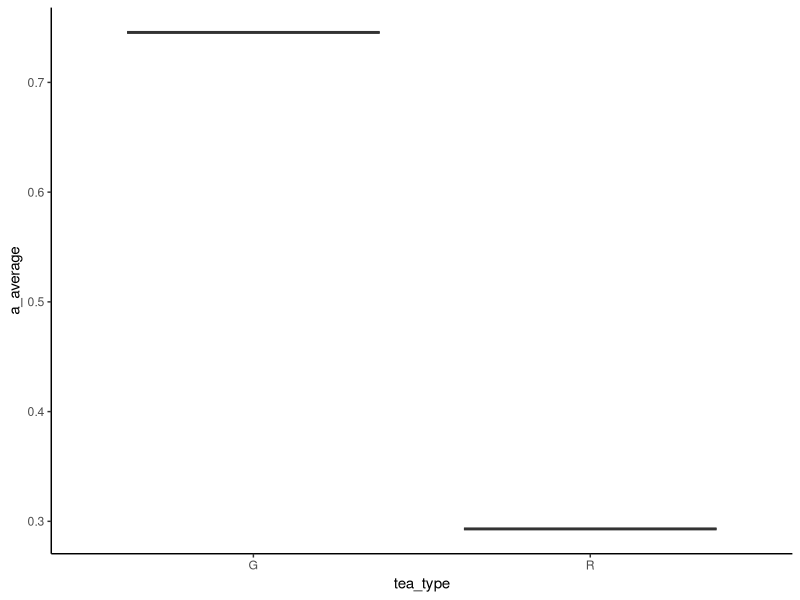
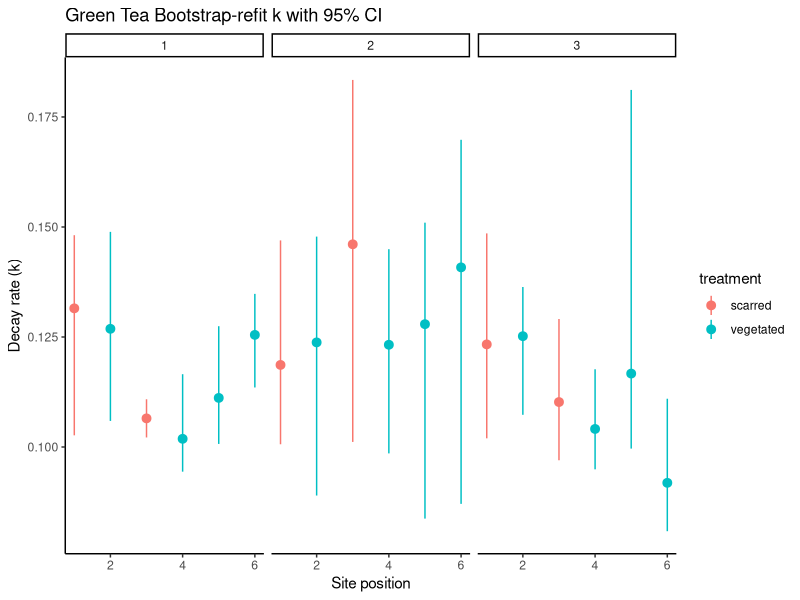
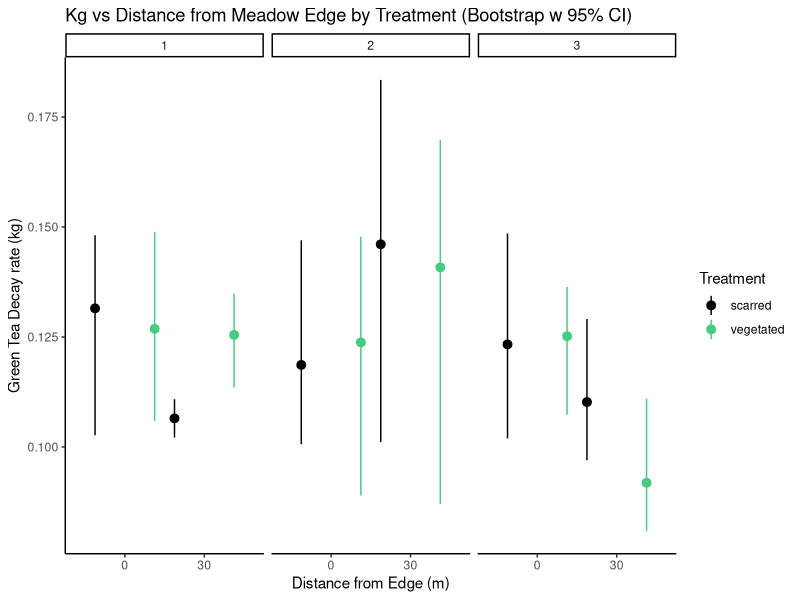
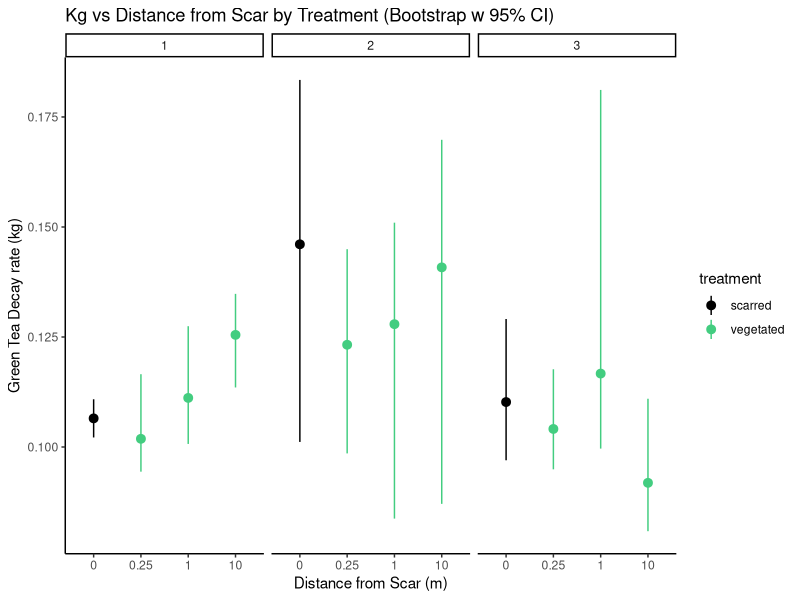
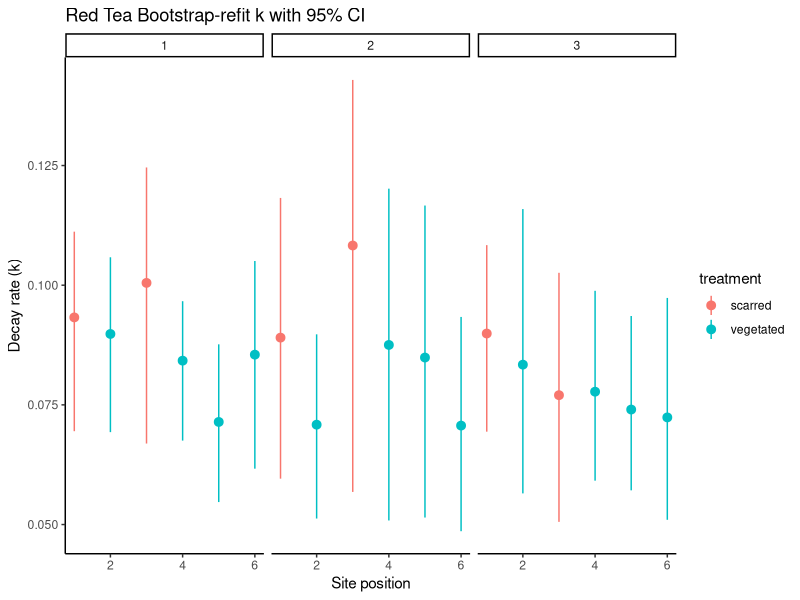
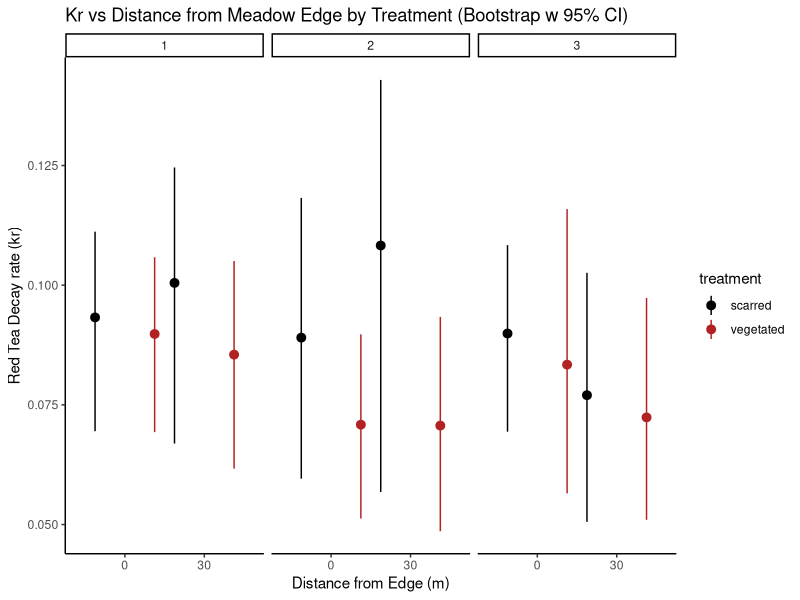
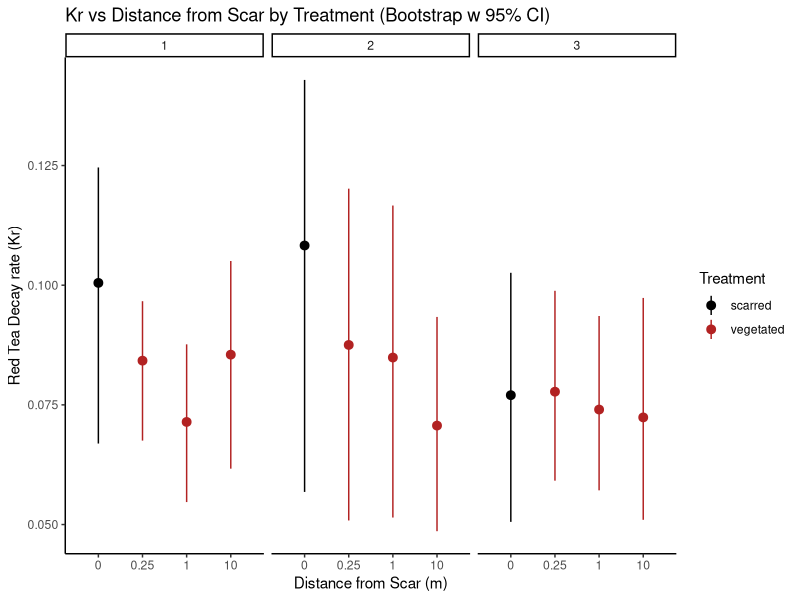

These figures' R source, in order:
#Bootstrapping decomp data
library(dplyr)
library(minpack.lm)
library(ggplot2)
library(purrr)

#Set working directory 
setwd("C:/Users/maddy/OneDrive/Grad Classes/Zoology 800/Zoology800_Final_Project")


#PSD25 Decomposition values
decomp <- read.csv("PSD25_decomposition.csv", header = TRUE)

# Read in site data to group by other variables in site dataframe
site_data <- read.csv("PSD25_site_data.csv")

#Create column for remaining tea only - no bag weight included (0.21g)
decomp <- decomp %>%
  mutate(final_tea_dw_g = final_tb_dw_g - empty_bag_weight_g)

# calculate se and mean for tea_decomp
se <- function(x) sd(x, na.rm = TRUE) / sqrt(length((x)))

#Join in site data to decomp df
decomp <- decomp %>%
  left_join(site_data %>% select(site_id, treatment, 
                                 distance_from_scar_m, distance_from_edge_m), 
            by = "site_id")

#create column for mass fraction/proportion at each time point
decomp <- decomp %>%
  mutate(tea_dw_proportion = final_tea_dw_g/initial_tea_dw_g)

#Find decomposable fraction using t7 mass (where the curve starts to 
#level out in all plots). This fraction represents 
#the portion of tea that is labile and easily decomposable

decomp_a_value <- decomp %>%
  filter(time_interval_wks == "t7") %>%
  mutate(a = (1 - tea_dw_proportion))

#Create average a value for each tea type to use in equation
decomp_a_value <- decomp_a_value %>%
  group_by(tea_type) %>%
  summarise(a_average = mean(a, na.rm = TRUE), .groups = "drop")

#join average a values back into decomp df
decomp <- decomp %>%
  left_join(decomp_a_value %>% select(tea_type, a_average), 
            by = c("tea_type"))

#Visualize distribution of a values by tea type 
decomp_a_value %>%
  ggplot(aes(tea_type, a_average)) +
  geom_boxplot() +
  theme_classic()
#A values are very tight by tea type, not a lot of variation. For now use a single
#a value in formulas per tea type (might change at 6 month point)

#Filter for green tea data only 
green_model_data <- decomp %>%
  filter(tea_type == "G")

#Remove single row with tea bag note that says "do not use" due to tea 
#loss during cleaning
green_model_data <- subset(green_model_data, sample_ID != "PSD25_S1.2_t7_B_G")


#Create function to fit k to green tea
fit_k_once <- function(df) {
  df <- df %>% filter(!is.na(tea_dw_proportion))
  if (nrow(df) < 3) return(NA_real_) #requires at least 3 mass loss values to calculate k 
  a_val <- unique(df$a_average) #pulling labile portion (a) for green tea 
  if (length(a_val) != 1) return(NA_real_)
  fit <- tryCatch( #fit k using mass loss values at each timepoint plus a to account for labile proportion
    nlsLM(
      tea_dw_proportion ~ a_val * exp(-k * total_deployment_time_days) + (1 - a_val),
      data = df,
      start = list(k = 0.1),
      lower = 0,
      control = nls.lm.control(maxiter = 200)
    ),
    error = function(e) NULL
  )
  if (is.null(fit)) return(NA_real_) #return na rather than crashing if fit can't be calculated
  coef(fit)[["k"]]
}

#Run bootstrap for various green tea proportion dw grouped by site*site_position 
#to get a range of kg values
set.seed(123)
n_boot <- 1000

green_k_boot_refit <- green_model_data %>%
  group_by(site, site_position) %>%
  group_modify(~ {
    df <- .x
    n <- nrow(df)
    tibble(
      k_boot = replicate(n_boot, {
        df_boot <- df[sample(seq_len(n), replace = TRUE), ]
        fit_k_once(df_boot)
      })
    )
  }) %>%
  ungroup()


#group kg values by site*site position and find kg mean, sd, and CI's
green_k_boot_summary <- green_k_boot_refit %>%
  group_by(site, site_position) %>%
  summarise(
    k_mean = mean(k_boot, na.rm = TRUE),
    k_sd   = sd(k_boot, na.rm = TRUE),
    k_lwr  = quantile(k_boot, 0.025, na.rm = TRUE),
    k_upr  = quantile(k_boot, 0.975, na.rm = TRUE),
    n_fail = sum(is.na(k_boot)),
    .groups = "drop"
  )
green_k_boot_summary

#Join in site data
green_k_boot_summary <- green_k_boot_summary %>%
  left_join(site_data %>% select(site, site_position, treatment, distance_from_edge_m,
                                 distance_from_scar_m),
            by = c("site", "site_position"))

green_k_boot_refit <- green_k_boot_refit %>%
  left_join(site_data %>% select(site, site_position, treatment, distance_from_edge_m,
                                 distance_from_scar_m),
            by = c("site", "site_position"))

#Make treatment and distance factors to compare across groups
green_k_boot_summary <- green_k_boot_summary %>%
  mutate(treatment = as.factor(treatment),
         distance_from_edge_m = as.factor(distance_from_edge_m),
         distance_from_scar_m = as.factor(distance_from_scar_m))

green_k_boot_refit <- green_k_boot_refit %>%
  mutate(treatment = as.factor(treatment),
         distance_from_edge_m = as.factor(distance_from_edge_m),
         distance_from_scar_m = as.factor(distance_from_scar_m))

#Plot green k value CI's and mean across all sites and positions
ggplot(green_k_boot_summary,
       aes(x = site_position, y = k_mean,
           ymin = k_lwr, ymax = k_upr, color = treatment)) +
  geom_pointrange() +
  facet_wrap(~ site) +
  theme_classic() +
  labs(
    x = "Site position",
    y = "Decay rate (k)",
    title = "Green Tea Bootstrap-refit k with 95% CI"
  )

#Create df to compare edge vs interior for kg (using bootstrapped k values, 
#not summary stats)
green_k_boot_edge <- green_k_boot_refit %>%
  filter(distance_from_scar_m == c("0", "10"))


delta_kg_edge <- green_k_boot_edge %>%
  group_by(site, treatment) %>%  # only group by site
  group_modify(~ {
    vals_edge     <- .x %>% filter(distance_from_edge_m == "0") %>% pull(k_boot)
    vals_interior <- .x %>% filter(distance_from_edge_m == "30") %>% pull(k_boot)
    
    delta <- outer(vals_edge, vals_interior, `-`) %>% as.vector()
    
    tibble(
      median_delta = median(delta, na.rm = TRUE),
      lwr = quantile(delta, 0.025, na.rm = TRUE),
      upr = quantile(delta, 0.975, na.rm = TRUE),
      prob_edge_higher = mean(delta > 0, na.rm = TRUE)
    )
  }) %>%
  ungroup()
delta_kg_edge


#create summary dataset to view k value mean and distributions by group
green_k_boot_edge_summary <- green_k_boot_summary %>%
  filter(distance_from_scar_m == c("0", "10"))

ggplot(green_k_boot_edge_summary,
       aes(x = distance_from_edge_m, y = k_mean,
           ymin = k_lwr, ymax = k_upr, color = treatment)) +
  geom_pointrange(position = position_dodge(width = 1.5)) +
  facet_wrap(~ site) +
  scale_color_manual(
    values = c(scarred = "black", vegetated = "seagreen3")) +
  theme_classic() +
  labs(
    x = "Distance from Edge (m)",
    y = "Green Tea Decay rate (kg)",
    title = "Kg vs Distance from Meadow Edge by Treatment (Bootstrap w 95% CI)",
    color = "Treatment"
  )

#Create df to compare green tea scar vs distance for kg (using bootstrapped k values, 
#not summary stats)
green_k_boot_scar <- green_k_boot_refit %>%
  filter(distance_from_edge_m == "30")

#Calculate the change in k, grouped by site and distance from scar 
delta_kg_scar <- green_k_boot_scar %>%
  filter(distance_from_scar_m != 0) %>% #filter out 0m (scar) since this is the values we're comparing kr to
  group_by(site, distance_from_scar_m) %>% #give output for each site*distance grouping
  group_modify(~ {
    scar_vals <- green_k_boot_scar %>%
      filter(site == .y$site,
             distance_from_scar_m == 0) %>% 
      pull(k_boot) #pull scar kr values from every site - pulled from kr bootstrap values
    tibble(
      delta_kg = scar_vals - .x$k_boot #difference between scar kr bootstrap values and values at all other sites and distances
    )
  }) %>%
  ungroup()

#create summary table of kr values comparing distance from scar
delta_kg_scar_summary <- delta_kg_scar %>%
  group_by(site, distance_from_scar_m) %>%
  summarise(
    median_delta = median(delta_kg, na.rm = TRUE),
    lwr = quantile(delta_kg, 0.025, na.rm = TRUE),
    upr = quantile(delta_kg, 0.975, na.rm = TRUE),
    prob_scar_higher = mean(delta_kg > 0, na.rm = TRUE),
    .groups = "drop"
  )

delta_kg_scar_summary
#Very inconsistent - sometimes the scar is higher, sometimes the vegetation at 
#various distances is higher. No clear trend in distance or treatment across sites

#create summary df to view scar vs distances adjacent to scar 
green_k_boot_scar_summary <- green_k_boot_summary %>%
  filter(distance_from_edge_m == "30")


ggplot(green_k_boot_scar_summary,
       aes(x = factor(distance_from_scar_m,
                      levels = c(0, 0.25, 1, 10)),
           y = k_mean,
           ymin = k_lwr, ymax = k_upr,
           color = treatment)) +
  geom_pointrange(position = position_dodge(width = 0.6)) +
  scale_color_manual(
    values = c(scarred = "black", vegetated = "seagreen3")
  ) +
  facet_wrap(~ site) +
  theme_classic() +
  labs(
    x = "Distance from Scar (m)",
    y = "Green Tea Decay rate (kg)",
    title = "Kg vs Distance from Scar by Treatment (Bootstrap w 95% CI)"
  )



####Repeat bootstrapping process with red tea
red_model_data <- decomp %>%
  filter(tea_type == "R")

#Remove rows that have holes/tears causing abnormal weights (s2.3 had multiple bags
#that was causing a range of k values that were extreme outliers compared to all other
#red tea)
red_model_data <- red_model_data %>%
  filter(!sample_ID %in% c("PSD25_S2.3_t7_C_R", "PSD25_S2.3_t2_A_R",
                           "PSD25_S2.3_t4_B_R"))

#Create function to fit k to green tea
fit_k_once <- function(df) {
  df <- df %>% filter(!is.na(tea_dw_proportion))
  if (nrow(df) < 3) return(NA_real_) #requires at least 3 mass loss values at diff time points
  a_val <- unique(df$a_average) #pulling labile portion (a) for red tea 
  if (length(a_val) != 1) return(NA_real_)
  fit <- tryCatch( #fit k using mass loss values at each timepoint plus a to account for labile proportion
    nlsLM(
      tea_dw_proportion ~ a_val * exp(-k * total_deployment_time_days) + (1 - a_val),
      data = df,
      start = list(k = 0.1),
      lower = 0,
      control = nls.lm.control(maxiter = 200)
    ),
    error = function(e) NULL
  )
  if (is.null(fit)) return(NA_real_)
  coef(fit)[["k"]]
}

#Run bootstrap for every k grouped by site*site_position to get a range of k values
set.seed(123)
n_boot <- 1000

red_k_boot_refit <- red_model_data %>%
  group_by(site, site_position) %>%
  group_modify(~ {
    df <- .x
    n <- nrow(df)
    tibble(
      k_boot = replicate(n_boot, {
        df_boot <- df[sample(seq_len(n), replace = TRUE), ]
        fit_k_once(df_boot)
      })
    )
  }) %>%
  ungroup()


#group k values by site*site position and find kg mean, sd, and CI's
red_k_boot_summary <- red_k_boot_refit %>%
  group_by(site, site_position) %>%
  summarise(
    k_mean = mean(k_boot, na.rm = TRUE),
    k_sd   = sd(k_boot, na.rm = TRUE),
    k_lwr  = quantile(k_boot, 0.025, na.rm = TRUE),
    k_upr  = quantile(k_boot, 0.975, na.rm = TRUE),
    n_fail = sum(is.na(k_boot)),
    .groups = "drop"
  )

#Join in site data
red_k_boot_summary <- red_k_boot_summary %>%
  left_join(site_data %>% select(site, site_position, treatment, distance_from_edge_m,
                                 distance_from_scar_m),
            by = c("site", "site_position"))

red_k_boot_refit <- red_k_boot_refit %>%
  left_join(site_data %>% select(site, site_position, treatment, distance_from_edge_m,
                                 distance_from_scar_m),
            by = c("site", "site_position"))

#Make treatment and distances factors (groups of interest for comparison)
red_k_boot_summary <- red_k_boot_summary %>%
  mutate(treatment = as.factor(treatment),
         distance_from_edge_m = as.factor(distance_from_edge_m),
         distance_from_scar_m = as.factor(distance_from_scar_m))

red_k_boot_refit <- red_k_boot_refit %>%
  mutate(treatment = as.factor(treatment),
         distance_from_edge_m = as.factor(distance_from_edge_m),
         distance_from_scar_m = as.factor(distance_from_scar_m))

#Plot red k value CI's and mean for all sites and positions (summary)
ggplot(red_k_boot_summary,
       aes(x = site_position, y = k_mean,
           ymin = k_lwr, ymax = k_upr, color = treatment)) +
  geom_pointrange() +
  facet_wrap(~ site) +
  theme_classic() +
  labs(
    x = "Site position",
    y = "Decay rate (k)",
    title = "Red Tea Bootstrap-refit k with 95% CI"
  )

#Create df to compare stats for kr between edge and interior meadow
red_k_boot_edge <- red_k_boot_refit %>%
  filter(distance_from_scar_m == c("0", "10"))

delta_kr_edge <- red_k_boot_edge %>%
  group_by(site, treatment) %>%  # only group by site
  group_modify(~ {
    vals_edge     <- .x %>% filter(distance_from_edge_m == "0") %>% pull(k_boot)
    vals_interior <- .x %>% filter(distance_from_edge_m == "30") %>% pull(k_boot)
    
    delta <- outer(vals_edge, vals_interior, `-`) %>% as.vector()
    
    tibble(
      median_delta = median(delta, na.rm = TRUE),
      lwr = quantile(delta, 0.025, na.rm = TRUE),
      upr = quantile(delta, 0.975, na.rm = TRUE),
      prob_edge_higher = mean(delta > 0, na.rm = TRUE)
    )
  }) %>%
  ungroup()
delta_kr_edge


#Create df to visualize differences in kr between edge and interior meadow
red_k_boot_edge_summary <- red_k_boot_summary %>%
  filter(distance_from_scar_m == c("0", "10"))

ggplot(red_k_boot_edge_summary,
       aes(x = distance_from_edge_m, y = k_mean,
           ymin = k_lwr, ymax = k_upr, color = treatment)) +
  geom_pointrange(position = position_dodge(width = 1.5)) +
  scale_color_manual(
    values = c(scarred = "black", vegetated = "firebrick") 
  ) +
  facet_wrap(~ site) +
  theme_classic() +
  labs(
    x = "Distance from Edge (m)",
    y = "Red Tea Decay rate (kr)",
    title = "Kr vs Distance from Meadow Edge by Treatment (Bootstrap w 95% CI)"
  )

#create df to statistically compare kr between scar and meadow 
red_k_boot_scar <- red_k_boot_refit %>%
  filter(distance_from_edge_m == "30")

#Calculate the change in k, grouped by site and distance from scar 
delta_kr_scar <- red_k_boot_scar %>%
  filter(distance_from_scar_m != 0) %>% #filter out 0m (scar) since this is the values we're comparing kr to
  group_by(site, distance_from_scar_m) %>% #give output for each site*distance grouping
  group_modify(~ {
    scar_vals <- red_k_boot_scar %>%
      filter(site == .y$site,
             distance_from_scar_m == 0) %>% 
      pull(k_boot) #pull scar kr values from every site - pulled from kr bootstrap values
    tibble(
      delta_kr = scar_vals - .x$k_boot #difference between scar kr bootstrap values and values at all other sites and distances
    )
  }) %>%
  ungroup()

#create summary table of kr values comparing distance from scar
delta_kr_scar_summary <- delta_kr_scar %>%
  group_by(site, distance_from_scar_m) %>%
  summarise(
    median_delta = median(delta_kr, na.rm = TRUE),
    lwr = quantile(delta_kr, 0.025, na.rm = TRUE),
    upr = quantile(delta_kr, 0.975, na.rm = TRUE),
    prob_scar_higher = mean(delta_kr > 0, na.rm = TRUE),
    .groups = "drop"
  )

delta_kr_scar_summary
#Median delta shows the effect size, prop_scar_higher is the probability of all bootstraped kr's for that pairing (site * distance) will be higher in scar 

#Create df to visualize differences between scar vs meadow for kr
red_k_boot_scar_summary <- red_k_boot_summary %>%
  filter(distance_from_edge_m == "30")

ggplot(red_k_boot_scar_summary,
       aes(x = factor(distance_from_scar_m,
                      levels = c(0, 0.25, 1, 10)), y = k_mean,
           ymin = k_lwr, ymax = k_upr, color = treatment)) +
  geom_pointrange(position = position_dodge(width = 1.5)) +
  scale_color_manual(
    values = c(scarred = "black", vegetated = "firebrick") 
  ) +
  facet_wrap(~ site) +
  theme_classic() +
  labs(
    x = "Distance from Scar (m)",
    y = "Red Tea Decay rate (Kr)",
    title = "Kr vs Distance from Scar by Treatment (Bootstrap w 95% CI)",
    color = "Treatment"
  )
